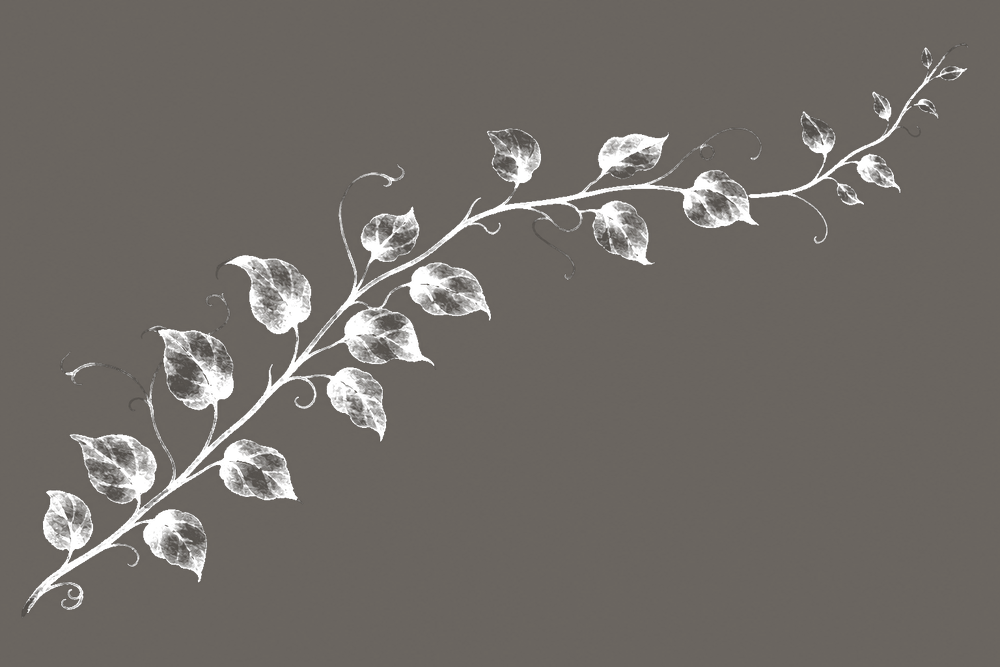
#> input picture assets/photo/floral-vine.png, 1000 x 667 px, shrunk from 1536 x 1024 before the run
$ python cutout-floral.py ../assets/photo/floral-vine.png --output out.png
#> lines starting #> are read from the running program, lines starting #| are printed output that depends on the picture
#!/usr/bin/env python3
"""抠图 + 灰黑调色 + 毛边白边，用于网站素材批处理。

用法:
  python3 scripts/cutout-floral.py input.png -o assets/photo/floral-vine.png
  python3 scripts/cutout-floral.py assets/uploads/*.png -o assets/things/ui/
"""

from __future__ import annotations

import argparse
from pathlib import Path

from PIL import Image, ImageFilter
import numpy as np


def cutout_gray_white_edge(src: Path, out: Path, *, gray_strength: float = 0.42) -> None:
#> called with gray_strength = 0.42
    img = Image.open(src).convert('RGBA')
#> img is the input picture: PIL image 1000x667 RGBA; mean R, G, B, A 110, 105.3, 100.4, 245.2
    arr = np.array(img)
    rgb = arr[:, :, :3].astype(np.float32)
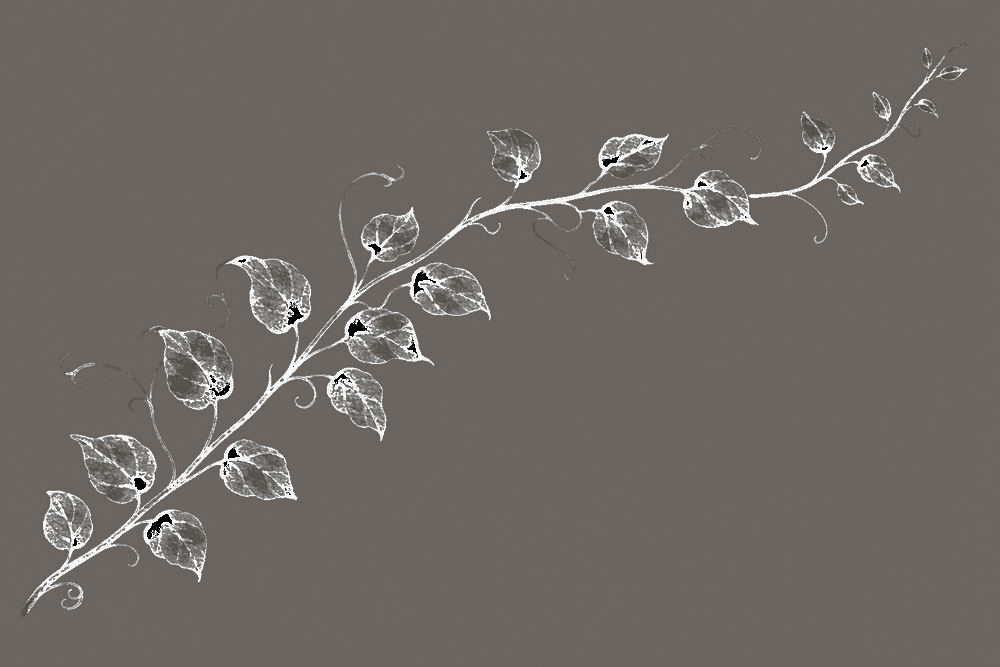
#> rgb: shape (667, 1000, 3) float32; mean R, G, B 109.3, 105, 100.5
    white_dist = np.sqrt(((255 - rgb) ** 2).sum(axis=2))
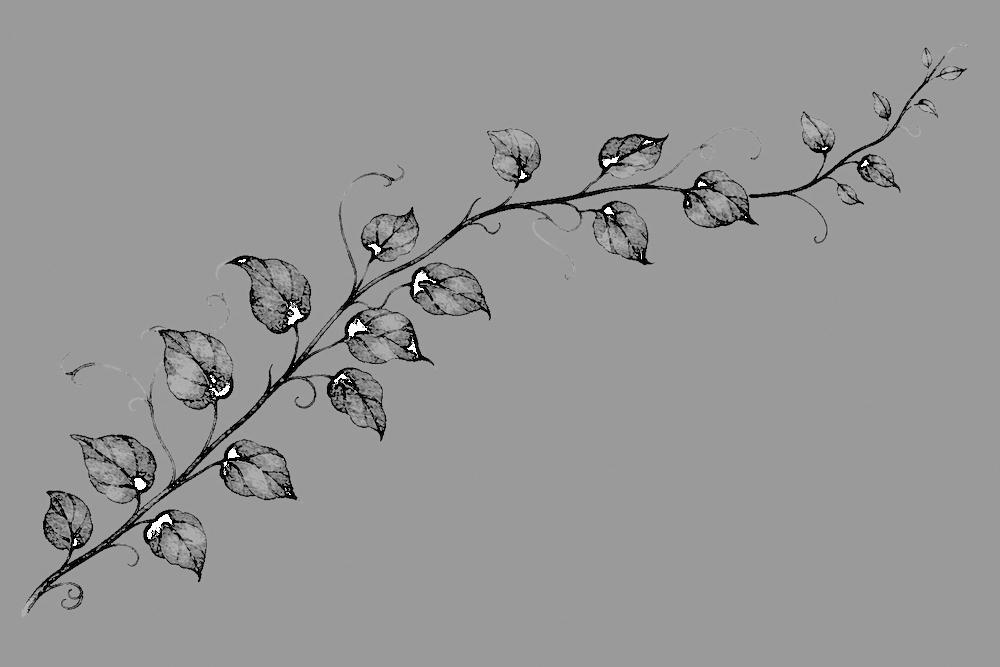
#> white_dist: shape (667, 1000) float32; min 0, max 441.7, mean 259.5; drawn with min black and max white
    alpha = np.clip((255 - white_dist) * 2.2, 0, 255).astype(np.uint8)
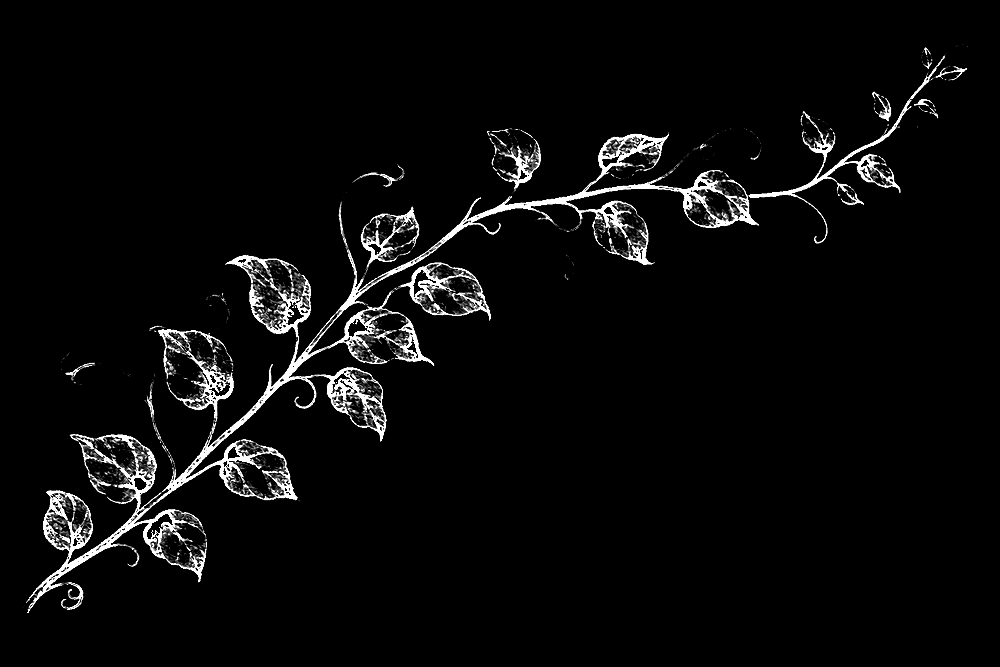
#> alpha: shape (667, 1000); min 0, max 255, mean 10.2
    gray = (0.299 * rgb[:, :, 0] + 0.587 * rgb[:, :, 1] + 0.114 * rgb[:, :, 2]).astype(np.uint8)
    tint = np.stack([
        (gray * gray_strength).astype(np.uint8),
        (gray * (gray_strength - 0.02)).astype(np.uint8),
        (gray * (gray_strength - 0.04)).astype(np.uint8),
    ], axis=2)
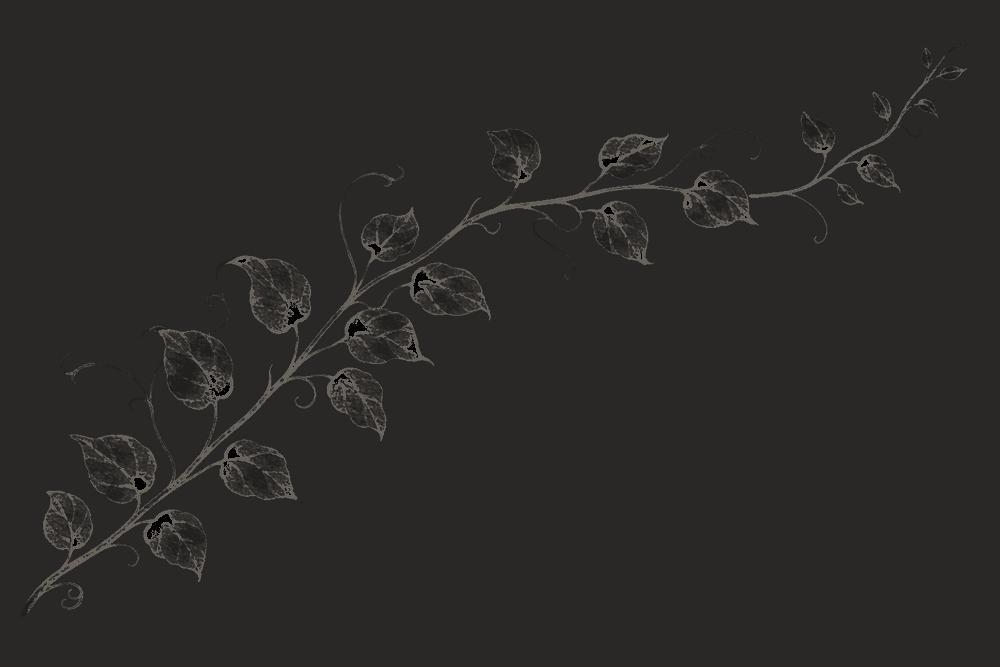
#> tint: shape (667, 1000, 3); mean of channels 0, 1, 2 43.8, 41.7, 39.6; drawn as R, G, B
    arr[:, :, :3] = tint
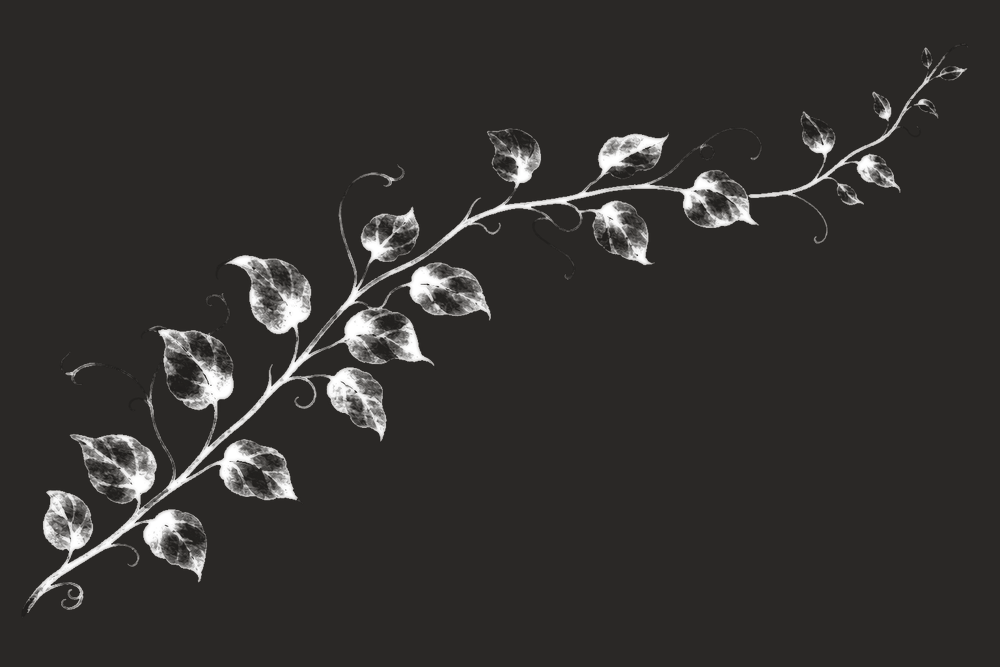
#> arr: shape (667, 1000, 4); mean R, G, B, A 43.8, 41.7, 39.6, 245.2; transparent parts drawn white
    arr[:, :, 3] = alpha
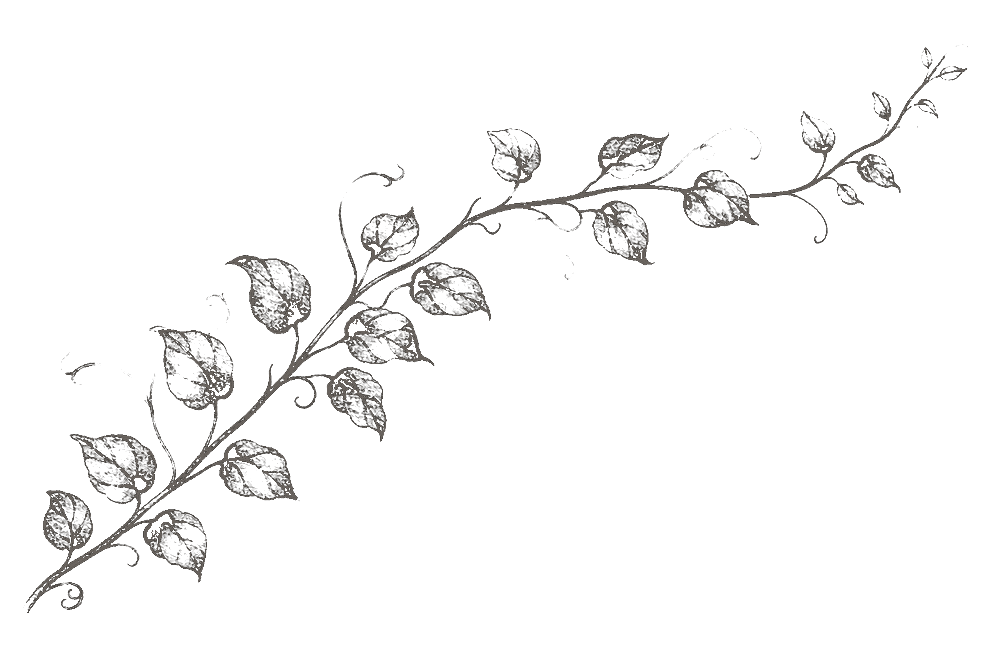
#> arr: shape (667, 1000, 4); mean R, G, B, A 43.8, 41.7, 39.6, 10.2; transparent parts drawn white
    cut = Image.fromarray(arr)
    edge = cut.split()[-1].filter(ImageFilter.GaussianBlur(2.5))
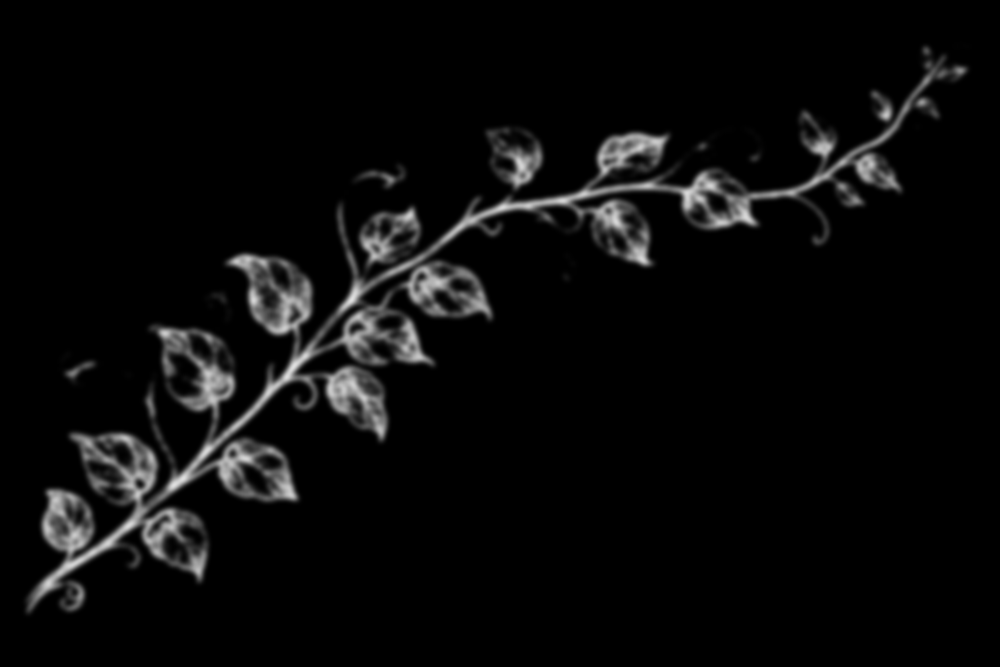
#> edge: PIL image 1000x667 L; min 0, max 223, mean 10.2
    edge_arr = np.array(edge)
    fringe = np.zeros_like(arr)
    fringe[:, :, :3] = 255
    fringe[:, :, 3] = np.clip(edge_arr.astype(float) * 0.85, 0, 255).astype(np.uint8)
    canvas = Image.new('RGBA', cut.size, (0, 0, 0, 0))
#> canvas: PIL image 1000x667 RGBA; every value is 0
    canvas = Image.alpha_composite(canvas, Image.fromarray(fringe))
    canvas = Image.alpha_composite(canvas, cut)
    out.parent.mkdir(parents=True, exist_ok=True)
    canvas.save(out)
    print(f'wrote {out} ({canvas.size[0]}x{canvas.size[1]})')
#| wrote out.png (1000x667)


def main() -> None:
    parser = argparse.ArgumentParser(description='抠图并加灰黑毛边白边')
    parser.add_argument('inputs', nargs='+', type=Path)
    parser.add_argument('-o', '--output', type=Path, required=True)
    args = parser.parse_args()
    out = args.output
    if len(args.inputs) == 1 and out.suffix:
        cutout_gray_white_edge(args.inputs[0], out)
        return
    out.mkdir(parents=True, exist_ok=True)
    for src in args.inputs:
        cutout_gray_white_edge(src, out / f'{src.stem}-cutout.png')


if __name__ == '__main__':
    main()
